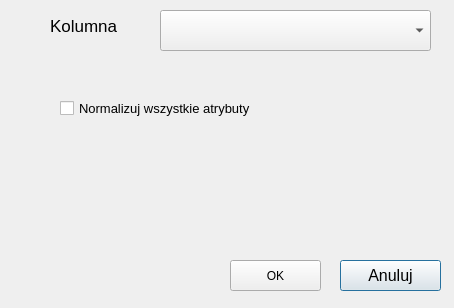
<?xml version="1.0" encoding="UTF-8"?>
<ui version="4.0">
 <class>Dialog</class>
 <widget class="QDialog" name="Dialog">
  <property name="geometry">
   <rect>
    <x>0</x>
    <y>0</y>
    <width>454</width>
    <height>308</height>
   </rect>
  </property>
  <property name="windowTitle">
   <string>Dialog</string>
  </property>
  <widget class="QComboBox" name="comboBox">
   <property name="geometry">
    <rect>
     <x>160</x>
     <y>10</y>
     <width>271</width>
     <height>41</height>
    </rect>
   </property>
   <property name="font">
    <font>
     <pointsize>12</pointsize>
    </font>
   </property>
  </widget>
  <widget class="QLabel" name="label">
   <property name="geometry">
    <rect>
     <x>50</x>
     <y>10</y>
     <width>91</width>
     <height>31</height>
    </rect>
   </property>
   <property name="font">
    <font>
     <pointsize>13</pointsize>
    </font>
   </property>
   <property name="text">
    <string>Kolumna</string>
   </property>
  </widget>
  <widget class="QPushButton" name="cancelButton">
   <property name="geometry">
    <rect>
     <x>340</x>
     <y>260</y>
     <width>101</width>
     <height>31</height>
    </rect>
   </property>
   <property name="font">
    <font>
     <pointsize>12</pointsize>
    </font>
   </property>
   <property name="text">
    <string>Anuluj</string>
   </property>
  </widget>
  <widget class="QPushButton" name="okButton">
   <property name="geometry">
    <rect>
     <x>230</x>
     <y>260</y>
     <width>91</width>
     <height>31</height>
    </rect>
   </property>
   <property name="text">
    <string>OK</string>
   </property>
  </widget>
  <widget class="QCheckBox" name="checkBoxNormalizeAll">
   <property name="geometry">
    <rect>
     <x>60</x>
     <y>100</y>
     <width>201</width>
     <height>17</height>
    </rect>
   </property>
   <property name="font">
    <font>
     <pointsize>10</pointsize>
    </font>
   </property>
   <property name="text">
    <string>Normalizuj wszystkie atrybuty</string>
   </property>
  </widget>
 </widget>
 <resources/>
 <connections/>
</ui>
